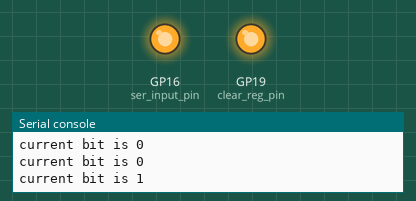
Simulated run of this program. Board: Raspberry Pi Pico running MicroPython. Shown: output pins drawn as LEDs (lit = HIGH), the last lines printed to the serial console. Pins used as bus, display or sensor lines are not drawn. At 23.0 s the program stops and its outputs stay as they are.

Above: at 0.1 s.
At 6.1 s:
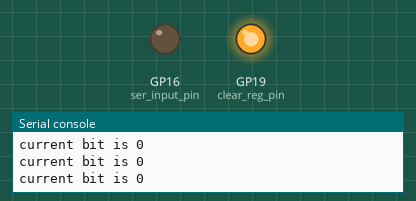
Timing chart, 0 to 13.5 s (numbered marks = the images above):
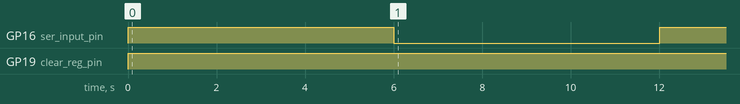

Measured:
- by itself, GP16 (ser_input_pin): LOW → HIGH at 0.00 s, → LOW 6.0 s later, → HIGH 6.0 s later
- by itself, GP19 (clear_reg_pin): LOW → HIGH at 0.00 s

The program:

Write_Eight_Bits_Bar_Graph_74HC595.py
```python
# Bargraph (10 red LEDs) using network resistors (470 ohm)
# and 74HC595 IC shift register for control of
# eight of the LEDs on the bargraph
#
# Write eight bits at a time
#
# Lori Pfahler
# June 2025

import machine
import utime

# Set up shift register control pins
ser_input_pin  = machine.Pin(16, machine.Pin.OUT)
latch_pin = machine.Pin(17, machine.Pin.OUT)
clock_pin = machine.Pin(18, machine.Pin.OUT)
clear_reg_pin = machine.Pin(19, machine.Pin.OUT)

# set the pins to low
ser_input_pin.low()
latch_pin.low()
clock_pin.low()

# functions for shift register operation:

# clear the shift register
def clear():
    clear_reg_pin.low()
    clear_reg_pin.high()

# tick the clock pin
def tick():
    clock_pin.low()
    clock_pin.high()

# flip the latch pin
def latch():
    latch_pin.high()
    latch_pin.low()

# write binary number to the shift register
# value can be in binary or decimal format
def write_num(value):
    print(bin(value), value)
    for i in range(8):
        cur_bit = value >> i & 1
        print("current bit is", cur_bit)
        if cur_bit == 0:
            ser_input_pin.low()
        else:
            ser_input_pin.high()
        # tick the clock pin
        tick()
    # flip the latch pin
    latch()


# clear the register and make sure the LEDs are off
clear()
latch()

# write the value to turn on an end LED
# Note that the LED that will turn on is connected to QA
write_num(0b10000000)
utime.sleep(5)

# clear the register and flip the latch pin
clear()
latch()
utime.sleep(1)

# write the value to turn on an end LED
# Note that the LED that will turn on is connected to QH
write_num(0b00000001)
utime.sleep(5)

# clear the register and flip the latch pin
clear()
latch()
utime.sleep(1)

# write the value in binary format
write_num(0b10101010)
utime.sleep(5)

# clear the register and flip the latch pin
clear()
latch()
utime.sleep(1)

# write the value in decimal format
write_num(170)
utime.sleep(5)

# clear the register and flip the latch pin
clear()
latch()
```
